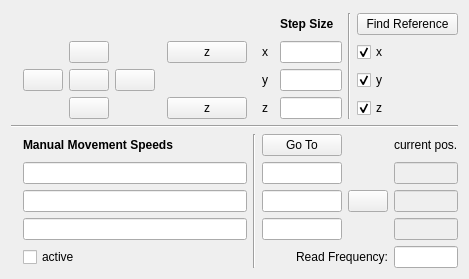
<?xml version="1.0" encoding="UTF-8"?>
<ui version="4.0">
 <class>Form</class>
 <widget class="QWidget" name="Form">
  <property name="geometry">
   <rect>
    <x>0</x>
    <y>0</y>
    <width>424</width>
    <height>279</height>
   </rect>
  </property>
  <property name="windowTitle">
   <string>Form</string>
  </property>
  <layout class="QGridLayout" name="gridLayout_2">
   <item row="3" column="5" colspan="3">
    <spacer name="horizontalSpacer_4">
     <property name="orientation">
      <enum>Qt::Horizontal</enum>
     </property>
     <property name="sizeHint" stdset="0">
      <size>
       <width>0</width>
       <height>20</height>
      </size>
     </property>
    </spacer>
   </item>
   <item row="3" column="4">
    <widget class="QPushButton" name="pushButton_right">
     <property name="text">
      <string/>
     </property>
    </widget>
   </item>
   <item row="2" column="3">
    <widget class="QPushButton" name="pushButton_up">
     <property name="text">
      <string/>
     </property>
    </widget>
   </item>
   <item row="4" column="3">
    <widget class="QPushButton" name="pushButton_down">
     <property name="text">
      <string/>
     </property>
    </widget>
   </item>
   <item row="3" column="3">
    <widget class="QPushButton" name="pushButton_stop">
     <property name="text">
      <string/>
     </property>
    </widget>
   </item>
   <item row="3" column="2">
    <widget class="QPushButton" name="pushButton_left">
     <property name="text">
      <string/>
     </property>
    </widget>
   </item>
   <item row="4" column="10">
    <widget class="QLineEdit" name="lineEdit_stepZ"/>
   </item>
   <item row="2" column="8">
    <widget class="QLabel" name="label">
     <property name="layoutDirection">
      <enum>Qt::LeftToRight</enum>
     </property>
     <property name="text">
      <string>x</string>
     </property>
     <property name="alignment">
      <set>Qt::AlignRight|Qt::AlignTrailing|Qt::AlignVCenter</set>
     </property>
    </widget>
   </item>
   <item row="3" column="10">
    <widget class="QLineEdit" name="lineEdit_stepY"/>
   </item>
   <item row="4" column="6">
    <widget class="QPushButton" name="pushButton_zDown">
     <property name="text">
      <string>z</string>
     </property>
    </widget>
   </item>
   <item row="2" column="6">
    <widget class="QPushButton" name="pushButton_zUp">
     <property name="text">
      <string>z</string>
     </property>
    </widget>
   </item>
   <item row="3" column="0">
    <spacer name="horizontalSpacer_2">
     <property name="orientation">
      <enum>Qt::Horizontal</enum>
     </property>
     <property name="sizeHint" stdset="0">
      <size>
       <width>40</width>
       <height>20</height>
      </size>
     </property>
    </spacer>
   </item>
   <item row="2" column="7">
    <spacer name="horizontalSpacer_3">
     <property name="orientation">
      <enum>Qt::Horizontal</enum>
     </property>
     <property name="sizeHint" stdset="0">
      <size>
       <width>40</width>
       <height>20</height>
      </size>
     </property>
    </spacer>
   </item>
   <item row="2" column="0" colspan="3">
    <spacer name="horizontalSpacer">
     <property name="orientation">
      <enum>Qt::Horizontal</enum>
     </property>
     <property name="sizeHint" stdset="0">
      <size>
       <width>40</width>
       <height>20</height>
      </size>
     </property>
    </spacer>
   </item>
   <item row="10" column="8" colspan="3">
    <widget class="QLineEdit" name="lineEdit_goZ"/>
   </item>
   <item row="7" column="8" colspan="3">
    <widget class="QPushButton" name="pushButton_go_to">
     <property name="text">
      <string>Go To</string>
     </property>
    </widget>
   </item>
   <item row="8" column="8" colspan="3">
    <widget class="QLineEdit" name="lineEdit_goX"/>
   </item>
   <item row="3" column="8">
    <widget class="QLabel" name="label_2">
     <property name="text">
      <string>y</string>
     </property>
     <property name="alignment">
      <set>Qt::AlignRight|Qt::AlignTrailing|Qt::AlignVCenter</set>
     </property>
    </widget>
   </item>
   <item row="4" column="8">
    <widget class="QLabel" name="label_3">
     <property name="text">
      <string>z</string>
     </property>
     <property name="alignment">
      <set>Qt::AlignRight|Qt::AlignTrailing|Qt::AlignVCenter</set>
     </property>
    </widget>
   </item>
   <item row="9" column="8" colspan="3">
    <widget class="QLineEdit" name="lineEdit_goY"/>
   </item>
   <item row="0" column="10">
    <spacer name="verticalSpacer">
     <property name="orientation">
      <enum>Qt::Vertical</enum>
     </property>
     <property name="sizeHint" stdset="0">
      <size>
       <width>20</width>
       <height>40</height>
      </size>
     </property>
    </spacer>
   </item>
   <item row="1" column="11" rowspan="4">
    <widget class="Line" name="line">
     <property name="orientation">
      <enum>Qt::Vertical</enum>
     </property>
    </widget>
   </item>
   <item row="8" column="13" colspan="2">
    <widget class="QLineEdit" name="lineEdit_currentX">
     <property name="enabled">
      <bool>false</bool>
     </property>
    </widget>
   </item>
   <item row="10" column="13" colspan="2">
    <widget class="QLineEdit" name="lineEdit_currentZ">
     <property name="enabled">
      <bool>false</bool>
     </property>
    </widget>
   </item>
   <item row="2" column="10">
    <widget class="QLineEdit" name="lineEdit_stepX"/>
   </item>
   <item row="7" column="13" colspan="2">
    <widget class="QLabel" name="label_6">
     <property name="text">
      <string>current pos.</string>
     </property>
    </widget>
   </item>
   <item row="1" column="10">
    <widget class="QLabel" name="label_4">
     <property name="font">
      <font>
       <weight>75</weight>
       <bold>true</bold>
      </font>
     </property>
     <property name="text">
      <string>Step Size</string>
     </property>
    </widget>
   </item>
   <item row="9" column="13" colspan="2">
    <widget class="QLineEdit" name="lineEdit_currentY">
     <property name="enabled">
      <bool>false</bool>
     </property>
    </widget>
   </item>
   <item row="4" column="0" colspan="3">
    <spacer name="horizontalSpacer_7">
     <property name="orientation">
      <enum>Qt::Horizontal</enum>
     </property>
     <property name="sizeHint" stdset="0">
      <size>
       <width>40</width>
       <height>20</height>
      </size>
     </property>
    </spacer>
   </item>
   <item row="11" column="2" colspan="5">
    <widget class="QCheckBox" name="checkBox_manualActive">
     <property name="text">
      <string>active</string>
     </property>
    </widget>
   </item>
   <item row="7" column="2" colspan="5">
    <widget class="QLabel" name="label_5">
     <property name="font">
      <font>
       <weight>75</weight>
       <bold>true</bold>
      </font>
     </property>
     <property name="text">
      <string>Manual Movement Speeds</string>
     </property>
    </widget>
   </item>
   <item row="9" column="2" colspan="5">
    <widget class="QLineEdit" name="lineEdit_manualY"/>
   </item>
   <item row="3" column="1">
    <spacer name="horizontalSpacer_6">
     <property name="orientation">
      <enum>Qt::Horizontal</enum>
     </property>
     <property name="sizeHint" stdset="0">
      <size>
       <width>40</width>
       <height>20</height>
      </size>
     </property>
    </spacer>
   </item>
   <item row="10" column="2" colspan="5">
    <widget class="QLineEdit" name="lineEdit_manualZ"/>
   </item>
   <item row="7" column="7" rowspan="5">
    <widget class="Line" name="line_3">
     <property name="orientation">
      <enum>Qt::Vertical</enum>
     </property>
    </widget>
   </item>
   <item row="2" column="4" colspan="2">
    <spacer name="horizontalSpacer_5">
     <property name="orientation">
      <enum>Qt::Horizontal</enum>
     </property>
     <property name="sizeHint" stdset="0">
      <size>
       <width>40</width>
       <height>20</height>
      </size>
     </property>
    </spacer>
   </item>
   <item row="8" column="2" colspan="5">
    <widget class="QLineEdit" name="lineEdit_manualX"/>
   </item>
   <item row="3" column="12">
    <widget class="QCheckBox" name="checkBox_refY">
     <property name="text">
      <string>y</string>
     </property>
     <property name="checked">
      <bool>true</bool>
     </property>
    </widget>
   </item>
   <item row="4" column="12">
    <widget class="QCheckBox" name="checkBox_refZ">
     <property name="text">
      <string>z</string>
     </property>
     <property name="checked">
      <bool>true</bool>
     </property>
    </widget>
   </item>
   <item row="2" column="12">
    <widget class="QCheckBox" name="checkBox_refX">
     <property name="text">
      <string>x</string>
     </property>
     <property name="checked">
      <bool>true</bool>
     </property>
    </widget>
   </item>
   <item row="1" column="12" colspan="3">
    <widget class="QPushButton" name="pushButton_ref">
     <property name="text">
      <string>Find Reference</string>
     </property>
    </widget>
   </item>
   <item row="9" column="11" colspan="2">
    <widget class="QPushButton" name="pushButton_position">
     <property name="text">
      <string/>
     </property>
    </widget>
   </item>
   <item row="11" column="13" colspan="2">
    <widget class="QLineEdit" name="lineEdit_read_frequ"/>
   </item>
   <item row="11" column="8" colspan="5">
    <widget class="QLabel" name="label_7">
     <property name="text">
      <string>Read Frequency:</string>
     </property>
     <property name="alignment">
      <set>Qt::AlignRight|Qt::AlignTrailing|Qt::AlignVCenter</set>
     </property>
    </widget>
   </item>
   <item row="5" column="0" colspan="15">
    <widget class="Line" name="line_2">
     <property name="orientation">
      <enum>Qt::Horizontal</enum>
     </property>
    </widget>
   </item>
  </layout>
 </widget>
 <resources/>
 <connections/>
</ui>
